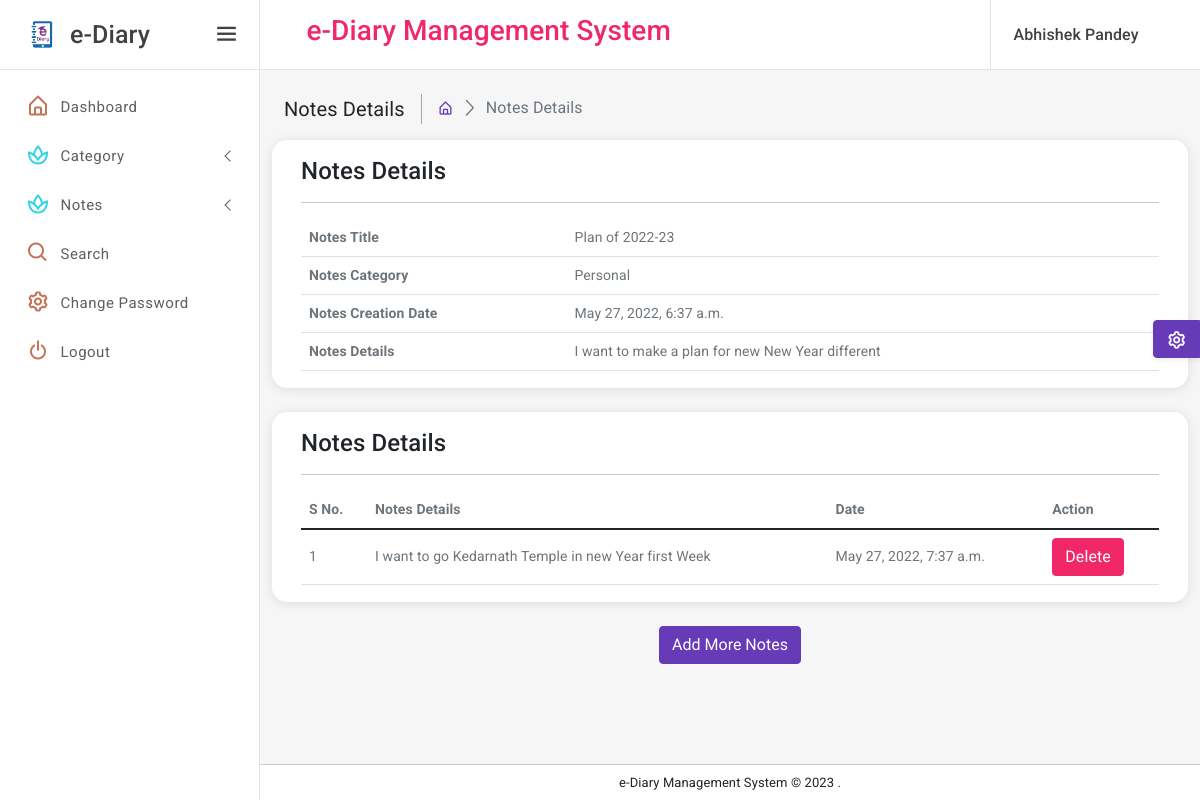
Screenshot of /viewNotes/2 (signed in) with the database file from the repository.
### eDiary/models.py (models this page shows, shortened)
class Notes(models.Model):
    signup = models.ForeignKey(Signup, on_delete=models.CASCADE, null=True)
    category = models.ForeignKey(Category, on_delete=models.CASCADE, null=True)
    noteTitle = models.CharField(max_length=150, null=True)
    noteDescription = models.CharField(max_length=250, null=True)
    CreationDate = models.DateTimeField(auto_now_add=True)

class Category(models.Model):
    signup = models.ForeignKey(Signup, on_delete=models.CASCADE, null=True)
    categoryName = models.CharField(max_length=150, null=True)
    CreationDate = models.DateTimeField(auto_now_add=True)

class Noteshistory(models.Model):
    note = models.ForeignKey(Notes, on_delete=models.CASCADE, null=True)
    signup = models.ForeignKey(Signup, on_delete=models.CASCADE, null=True)
    noteDetails = models.CharField(max_length=250, null=True)
    postingDate = models.DateTimeField(auto_now_add=True)

### eDiary/views.py (the view, shortened to what this page needs)
# urls.py: path('viewNotes/<int:pid>', viewNotes, name='viewNotes'),
def viewNotes(request,pid):
    if not request.user.is_authenticated:
        return redirect('user_login')
    notes = Notes.objects.get(id=pid)
    user = User.objects.get(id=request.user.id)
    signup = Signup.objects.get(user=user)
    noteshistory = Noteshistory.objects.filter(signup=signup)
    return render(request, 'viewNotes.html', locals())

### eDiary/templates/viewNotes.html (shortened to what this page needs)
{% extends 'userbase.html' %}
{% load static %}
{% block main %}
<div class="page-wrapper">
    <div class="page-content-wrapper">
        <div class="page-content">
            <div class="page-breadcrumb d-none d-sm-flex align-items-center mb-3">
                <div class="breadcrumb-title pe-3">Notes Details</div>
                <div class="ps-3">
                    <nav aria-label="breadcrumb">
                        <ol class="breadcrumb mb-0 p-0">
                            <li class="breadcrumb-item"><a href="{% url 'user_home' %}"><i
                                    class="bx bx-home-alt"></i></a>
                            </li>
                            <li class="breadcrumb-item active" aria-current="page">Notes Details</li>
                        </ol>
                    </nav>
                </div>
            </div>
            <div class="row">
                <div class="card radius-15 col-xl-12">
                    <div class="card-body">
                        <div class="card-title">
                            <h4 class="mb-0">Notes Details</h4>
                        </div>
                        <hr/>
                        <div class="table-responsive">
                            <table class="table mb-0">
                                <thead>
                                <tr>
                                    <th>Notes Title</th>
                                    <td>{{notes.noteTitle}}</td>
                                </tr>
                                <tr>
                                    <th>Notes Category</th>
                                    <td>{{notes.category.categoryName}}</td>
                                </tr>
                                <tr>
                                    <th>Notes Creation Date</th>
                                    <td>{{notes.CreationDate}}</td>
                                </tr>
                                <tr>
                                    <th>Notes Details</th>
                                    <td>{{notes.noteDescription}}</td>
                                </tr>
                                </thead>
                            </table>
                        </div>
                    </div>
                </div>
            </div>
            <div class="row">
                <div class="card radius-15 col-xl-12">
                    <div class="card-body">
                        <div class="card-title">
                            <h4 class="mb-0">Notes Details</h4>
                        </div>
                        <hr/>
                        <div class="table-responsive">
                            <table class="table mb-0">
                                <thead>
                                <tr>
                                    <th>S No.</th>
                                    <th>Notes Details</th>
                                    <th>Date</th>
                                    <th>Action</th>
                                </tr>
                                </thead>
                                <tbody>
                                {% for i in noteshistory %}
                                <tr>
                                    <td>{{forloop.counter}}</td>
                                    <td>{{i.noteDetails}}</td>
                                    <td>{{i.postingDate}}</td>
                                    <td><a href="{% url 'deleteNotesHistory' i.id %}" onclick="return confirm('Are you sure to Delete')" class="btn btn-danger">Delete</a></td>
                                </tr>
                                {% endfor %}
                                </tbody>
                            </table>
                        </div>
                    </div>
                </div>
            </div>
            <div align="center">
                <button class="btn btn-primary" type="button" data-bs-toggle="modal" data-bs-target="#exampleModal">Add
                    More Notes
                </button>
            </div>
        </div>
    </div>
</div>
{% endblock %}

### eDiary/templates/userbase.html (shortened to what this page needs)
{% load static %}
<!DOCTYPE html>
<html lang="en">
<head>
    <link href="{% static 'assets/plugins/vectormap/jquery-jvectormap-2.0.2.css' %}" rel="stylesheet"/>
    <link href="{% static 'assets/plugins/simplebar/css/simplebar.css' %}" rel="stylesheet"/>
    <link href="{% static 'assets/plugins/perfect-scrollbar/css/perfect-scrollbar.css' %}" rel="stylesheet"/>
    <link href="{% static 'assets/plugins/metismenu/css/metisMenu.min.css' %}" rel="stylesheet"/>
    <link href="{% static 'assets/css/pace.min.css' %}" rel="stylesheet"/>
    <link rel="stylesheet" href="{% static 'assets/css/bootstrap.min.css' %}"/>
    <link rel="stylesheet" href="{% static 'assets/css/icons.css' %}"/>
    <link rel="stylesheet" href="{% static 'assets/css/app.css' %}"/>
    <link rel="stylesheet" href="{% static 'assets/css/dark-sidebar.css' %}"/>
    <link rel="stylesheet" href="{% static 'assets/css/dark-theme.css' %}"/>
</head>
<body>
<div class="wrapper">
    <div class="sidebar-wrapper" data-simplebar="true">
        <div class="sidebar-header">
            <div class="">
                <img src="{% static 'assets/images/logo-icon.png' %}" class="logo-icon-2" alt=""/>
            </div>
            <div>
                <h4 class="logo-text">e-Diary</h4>
            </div>
            <a href="javascript:;" class="toggle-btn ms-auto"> <i class="bx bx-menu"></i>
            </a>
        </div>
        <ul class="metismenu" id="menu">
            <li>
                <a href="{% url 'user_home' %}">
                    <div class="parent-icon icon-color-8"><i class="bx bx-home-alt"></i>
                    </div>
                    <div class="menu-title">Dashboard</div>
                </a>
            </li>
            <li>
                <a class="has-arrow" href="javascript:;">
                    <div class="parent-icon icon-color-10"><i class="bx bx-spa"></i>
                    </div>
                    <div class="menu-title">Category</div>
                </a>
            </li>
            <li>
                <a class="has-arrow" href="javascript:;">
                    <div class="parent-icon icon-color-10"><i class="bx bx-spa"></i>
                    </div>
                    <div class="menu-title">Notes</div>
                </a>
            </li>
            <li>
                <a href="{% url 'searchNotes' %}">
                    <div class="parent-icon icon-color-8"><i class="bx bx-search"></i>
                    </div>
                    <div class="menu-title">Search</div>
                </a>
            </li>
            <li>
                <a href="{% url 'changePassword' %}">
                    <div class="parent-icon icon-color-8"><i class="bx bx-cog"></i>
                    </div>
                    <div class="menu-title">Change Password</div>
                </a>
            </li>
            <li>
                <a href="/logout">
                    <div class="parent-icon icon-color-8"><i class="bx bx-power-off"></i>
                    </div>
                    <div class="menu-title">Logout</div>
                </a>
            </li>
        </ul>
    </div>
    <header class="top-header">
        <nav class="navbar navbar-expand">
            <div class="flex-grow-1 search-bar">
                <div class="input-group">
                    <center><h3 class="text-danger">e-Diary Management System</h3></center>
                </div>
            </div>
            <div class="right-topbar ms-auto">
                <ul class="navbar-nav">
                    <li class="nav-item dropdown dropdown-user-profile">
                        <a class="nav-link dropdown-toggle dropdown-toggle-nocaret" href="javascript:;"
                           data-bs-toggle="dropdown">
                            <div class="d-flex user-box align-items-center">
                                <div class="user-info">
                                    <p class="user-name mb-0">{{request.user.first_name}} {{request.user.last_name}}</p>
                                </div>
                            </div>
                        </a>
                    </li>
                </ul>
            </div>
        </nav>
    </header>
    {% block main %}
    {% endblock %}
    <div class="footer">
        <p class="mb-0">e-Diary Management System &copy;
            .
        </p>
    </div>
</div>
<div class="switcher-body">
    <button class="btn btn-primary btn-switcher shadow-sm" type="button" data-bs-toggle="offcanvas"
            data-bs-target="#offcanvasScrolling" aria-controls="offcanvasScrolling"><i class="bx bx-cog bx-spin"></i>
    </button>
</div>
</body>
</html>

### rows the page displays
Notes: noteTitle "Plan of 2022-23", category.categoryName "Personal", CreationDate "May 27, 2022, 6:37 a.m.", noteDescription "I want to make a plan for new New Year different"
Noteshistory: noteDetails "I want to go Kedarnath Temple in new Year first Week", postingDate "May 27, 2022, 7:37 a.m."

### other values shown
{{ request.user.first_name }} "Abhishek"
{{ request.user.last_name }} "Pandey"
